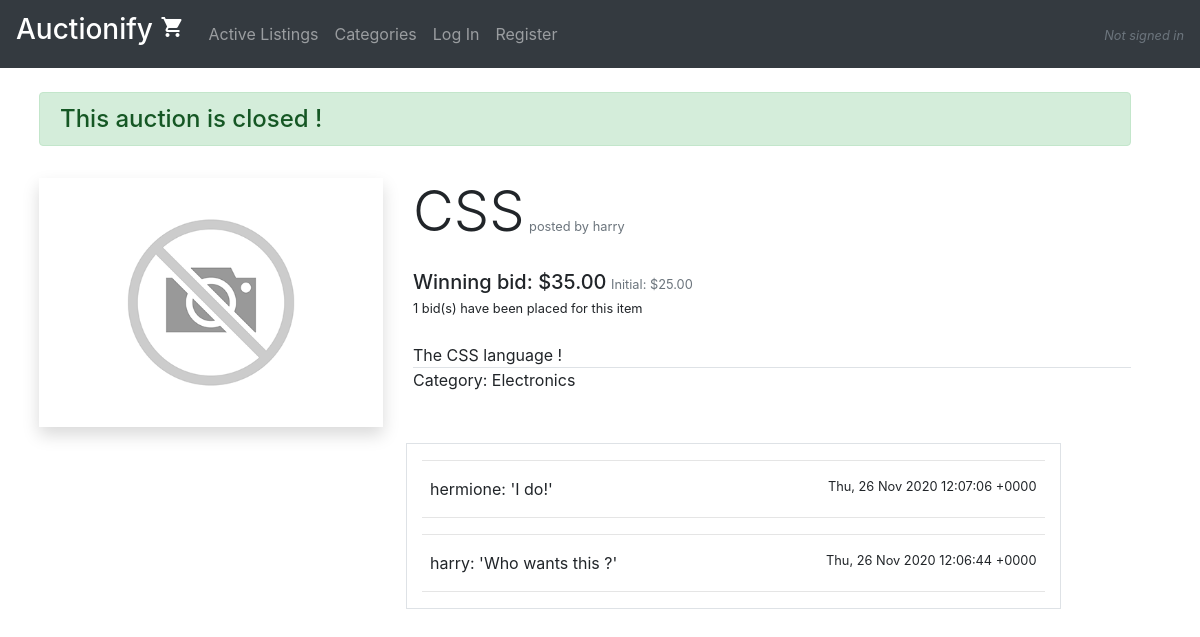
The app's page /listing/9 with its own data.
### auctions/models.py (models this page shows, shortened)
class Listing(models.Model):
    user = models.ForeignKey(
        User,
        on_delete=models.CASCADE,
        related_name="creator"
    )
    item = models.OneToOneField(
        Item,
        on_delete=models.CASCADE
    )
    sold = models.BooleanField(default=False)
    winner = models.ForeignKey(
        User,
        on_delete=models.CASCADE,
        related_name="winner",
        null=True,
        blank=True
    )

class Item(models.Model):
    name = models.CharField(max_length=50)
    description = models.CharField(max_length=240)
    initial_price = models.DecimalField(max_digits=8, decimal_places=2)
    current_price = models.DecimalField(
        max_digits=8,
        decimal_places=2,
        blank=True,
        null=True
    )
    date_added = models.DateTimeField(auto_now_add=True)
    image = models.URLField(default=None)
    category = models.CharField(max_length=25)

class User(AbstractUser):
    pass

class Comment(models.Model):
    user = models.ForeignKey(
        User,
        on_delete=models.CASCADE
    )
    listing = models.ForeignKey(
        Listing,
        on_delete=models.CASCADE
    )
    content = models.CharField(max_length=240)
    date = models.DateTimeField(auto_now_add=True)
    def __str__(self):
        return f"{self.user}: '{self.content}'"

### auctions/views.py (the view)
# urls.py: path("listing/<str:item_id>", views.listing, name="listing"),
def listing(request, item_id, message=None):
    comment_form = CommentForm()
    bid_form = BidForm()
    listing = Listing.objects.get(id=item_id)
    if not request.user.is_anonymous:
        listing_in_watchlist = Watchlist.objects.filter(user=request.user, listing=listing)
    comments = Comment.objects.filter(listing__id=item_id).order_by("-date")
    bids = Bid.objects.filter(listing__id=item_id).order_by("-bid_amount")
    template_variables = {
        "listing": listing,
        "comment_form": comment_form,
        "bid_form": bid_form,
        "comments": comments,
        "bids": bids,
        "message": message
    }
    if request.user.is_anonymous:
        return render(
            request,
            "auctions/listing.html",
            template_variables
        )
    elif len(listing_in_watchlist) == 0:
        return render(
            request,
            "auctions/listing.html",
            template_variables)
    else:
        template_variables["in_watchlist"] = True
        return render(
            request,
            "auctions/listing.html",
            template_variables)

### auctions/templatetags/auction_tags.py (called while the page is built)
@register.filter
def usd(value):
    return f"${value}"

@register.filter
def count(value):
    return len(value)

@register.filter
def capitalize(value):
    return value.capitalize()

### auctions/templates/auctions/listing.html (shortened to what this page needs)
{% extends "auctions/layout.html" %}
{% load auction_tags %}
{% load static %}
{% block body %}
<div class="row col-12 mb-3">
    <div class="col">
    {% if listing.winner is not None %}
        <h4 class="alert alert-success">This auction is closed !</h4>
    {% endif %}
    </div>
</div>
<div class="row col-12 mb-3">
    <div class="col-12 col-lg-4">
        {% if listing.item.image %}
        <img class="img-fluid shadow" src="{{listing.item.image}}" alt="{{listing.item.name}}">
        {% else %}
        <img class="img-fluid shadow" src="{% static 'auctions/images/not-available.png' %}" alt="{{listing.item.name}}">
        {% endif %}
    </div>
    <div class="col-12 col-lg-8">
        <div class="mb-4">
            <span class="m-0">
                <h3 class="display-4 d-inline">{{listing.item.name}}</h3>
                <small class="text-muted mr-5">posted by {{listing.user}}</small>
            </span>
        </div>
        <div>
            <span>
                {% if listing.sold %}
                    <h5 class="d-inline">Winning bid: {{listing.item.current_price|usd}}</h5>
                    <small class="text-muted inline-block">Initial: {{listing.item.initial_price|usd}}</small>
                {% else %}
                    <h5 class="d-inline">Current bid: {{listing.item.current_price|usd}}</h5>
                    <small class="text-muted inline-block">Initial: {{listing.item.initial_price|usd}}</small>
                {% endif %}
            </span>
            <div><small>
                {{bids|count}} bid(s) have been placed for this item
            </small></div>
        </div>
        <div class="mt-4 mb-4">
            <div class="border-bottom">{{listing.item.description}}</div>
            <div>Category: {{listing.item.category|capitalize}}</div>
        </div>
    </div>
</div>
<div class="row col-12">
    <div class="col-12 col-lg-4 ml-2 p-2">
    </div>
    <div class="col-12 col-lg-7 border">
        {% for comment in comments %}
            <hr>
            <p class="m-2">{{comment}}<small class="ml-3 float-right">{{comment.date|date:"r"}}</small></p>
            <hr>
        {% endfor %}
    </div>
</div>
{% endblock %}

### auctions/templates/auctions/layout.html (shortened to what this page needs)
{% load static %}
<!DOCTYPE html>
<html lang="en">
    <head>
        <link rel="stylesheet" href="https://stackpath.bootstrapcdn.com/bootstrap/4.4.1/css/bootstrap.min.css">
        <link href="{% static 'auctions/style.css' %}" rel="stylesheet">
    </head>
    <body>
        <nav class="navbar navbar-expand-lg navbar-dark bg-dark">
                <a class="navbar-brand" href="{% url 'index' %}">
                    <h3>
                        Auctionify
                        <span class="material-icons">shopping_cart</span>
                    </h3>
                </a>
            <div class="collapse navbar-collapse" id="navbarSupportedContent">
                <ul class="navbar-nav mr-auto">
                    <li class="nav-item {% if nbar == 'index' %}active{% endif %}">
                        <a class="nav-link" href="{% url 'index' %}">Active Listings</a>
                    </li>
                    <li class="nav-item {% if nbar == 'categories' %}active{% endif %}">
                        <a class="nav-link" href="{% url 'category_search' %}">Categories</a>
                    </li>
                    {% if user.is_authenticated %}
                        <li class="nav-item {% if nbar == 'add_listing' %}active{% endif %}">
                            <a class="nav-link" href="{% url 'add_listing' %}"> Add Listing </a>
                        </li>
                        <li class="nav-item {% if nbar == 'watchlist' %}active{% endif %}">
                            <a class="nav-link" href="{% url 'watchlist' %}" >Watchlist</a>
                        </li>
                        <li class="nav-item">
                            <a class="nav-link" href="{% url 'logout' %}">Log Out</a>
                        </li>
                    {% else %}
                        <li class="nav-item">
                            <a class="nav-link" href="{% url 'login' %}">Log In</a>
                        </li>
                        <li class="nav-item {% if nbar == 'register' %}active{% endif %}">
                            <a class="nav-link" href="{% url 'register' %}">Register</a>
                        </li>
                    {% endif %}
                </ul>
                <span>
                    {% if user.is_authenticated %}
                        <small class="text-muted font-italic">Signed in as <strong>{{ user.username }}</strong></small>
                    {% else %}
                        <small class="text-muted font-italic">Not signed in</small>
                    {% endif %}
                </span>
            </div>
        </nav>
        <div class="d-flex flex-column flex-lg-row flex-wrap p-4">
            {% block body %}
            {% endblock %}
        </div>
    </body>
</html>

### auctions/static/auctions/style.css (style rules this page uses)
body { padding: 0; margin: 0; }

### records on screen
Listing: item.name "CSS", user "harry", item.current_price "$35.00", item.initial_price "$25.00", item.description "The CSS language !", item.category "Electronics"
Comment: user+content "hermione: 'I do!'", date "Thu, 26 Nov 2020 12:07:06 +0000"
Comment: user+content "harry: 'Who wants this ?'", date "Thu, 26 Nov 2020 12:06:44 +0000"

### other values on screen
{{ bids|count }} "1"
